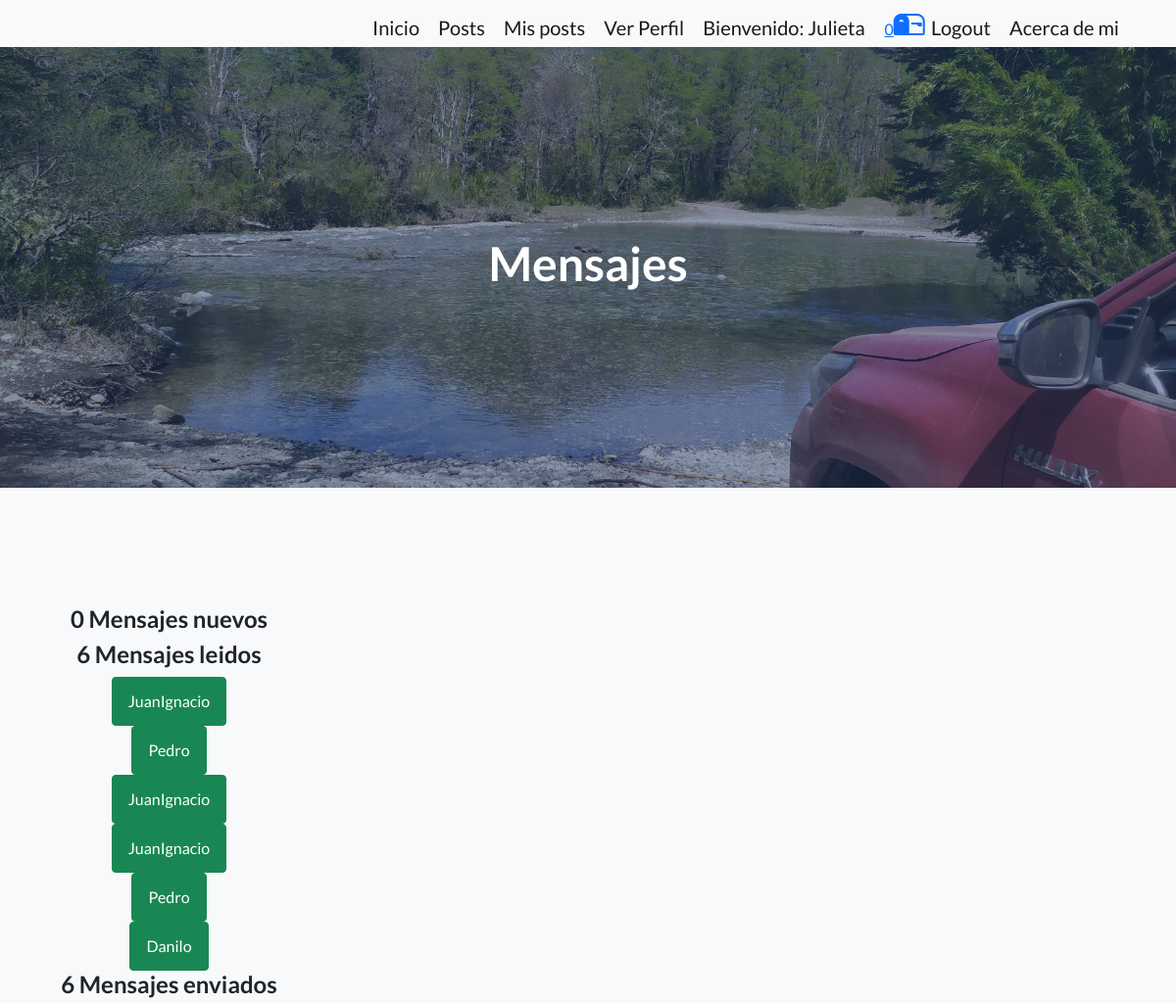
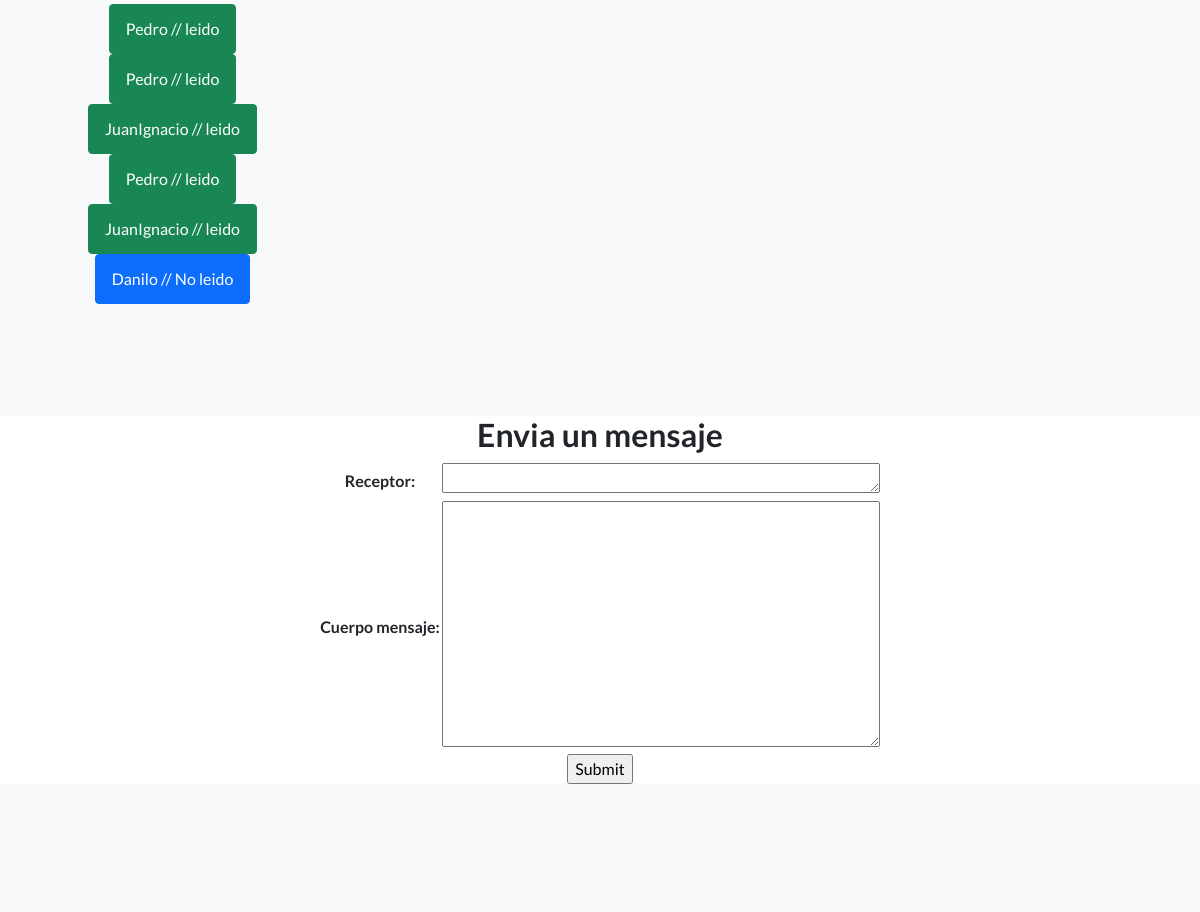
The app's page /AppUser/mensajeria/ (signed in) with its own data (2 pictures, top to bottom).
### AppUser/models.py (models this page shows, shortened)
class Mensajes(models.Model):
    emisor=models.CharField(max_length=30)
    receptor=models.CharField(max_length=30)
    cuerpo_mensaje=models.TextField(max_length=200)
    leido=models.BooleanField()

### AppUser/views.py (the view)
# urls.py: path('mensajeria/', mensajeria ,name='mensajeria'),
@login_required
def mensajeria(request):
    todosPost=Post.objects.order_by('-fechaModificacion')
    nuevo_mensaje=buscarmensaje(request)[0]
    mensajesAntiguos=buscarmensaje(request)[1]
    mensajesEnviados=buscarmensaje(request)[2]
    usuario=request.user
    if request.method=='POST':
        form=MensajeriaForm(request.POST)
        if form.is_valid():
            info=form.cleaned_data
            existe=User.objects.filter(username=info['receptor'])
            if len(existe)!=1:
                form=MensajeriaForm()
                return render (request,'mensajeria.html',{'mensajesEnviados':mensajesEnviados,'cantidad':len(buscarmensaje(request)[0]),'form':form,'avatar':obtener_avatar(request),'mensaje':'Usuario no existe','nuevo_mensaje':nuevo_mensaje})
            else:
                mensaje= Mensajes(emisor=usuario.username,receptor=info['receptor'],cuerpo_mensaje=info['cuerpo_mensaje'],leido=False)
                mensaje.save()
                return render (request,'inicio.html',{'todosPost':todosPost,'cantidad':len(buscarmensaje(request)[0]),'mensaje':'Mensaje enviado correctamente','avatar':obtener_avatar(request),'nuevo_mensaje':nuevo_mensaje})
        else:
            form=MensajeriaForm()
            return render (request,'mensajeria.html',{'mensajesEnviados':mensajesEnviados,'cantidad':len(buscarmensaje(request)[0]),'mensaje':'Fallo el envio del mensaje','avatar':obtener_avatar(request),'nuevo_mensaje':nuevo_mensaje})
    else:
        form=MensajeriaForm()
        return render (request,'mensajeria.html',{'mensajesEnviados':mensajesEnviados,'cantidad':len(buscarmensaje(request)[0]),'form':form,'avatar':obtener_avatar(request),'nuevo_mensaje':nuevo_mensaje,'mensajesAntiguos':mensajesAntiguos})

### AppUser/forms.py
class MensajeriaForm(forms.Form):
    receptor=forms.CharField(max_length=30,widget=forms.Textarea(attrs={"rows":"1",'cols':'50'}))
    cuerpo_mensaje=forms.CharField(max_length=200,widget=forms.Textarea(attrs={"rows":"10",'cols':'50'}))

### AppUser/views.py (called while the page is built)
def obtener_avatar(request):
    lista=Perfil.objects.filter(user=request.user)
    if len(lista)!=0:
        url_avatar=lista[0].imagen.url
    else:
        url_avatar='/media/avatars/avatar_defecto.jpg'
    return url_avatar

def buscarmensaje(request):
    nuevos_mensajes=[]
    mensajesAntiguos=[]
    usuario=request.user
    mensajes=Mensajes.objects.filter(receptor=usuario)
    mensajesEnviados=Mensajes.objects.filter(emisor=usuario)
    for item in mensajes:
        if not item.leido:
            nuevos_mensajes.append(item)
        else:
            mensajesAntiguos.append(item)
    return nuevos_mensajes,mensajesAntiguos,mensajesEnviados

### AppUser/Template/mensajeria.html (shortened to what this page needs)
{% extends "header.html" %}
{% load static %}
{% block Page_heading %}
    <h1>Mensajes</h1>
{% endblock %}
{% block columna_i %}
    <h4>{{ nuevo_mensaje|length }} Mensajes nuevos </h4>
    <h4>{{ mensajesAntiguos|length }} Mensajes leidos </h4>
    {% for item in mensajesAntiguos %}
    <div>
        <a class="btn btn-success" href="{% url 'leermensaje' item.id %}"> {{ item.emisor }}</a>
    </div>
    {% endfor %}
    <h4>{{ mensajesEnviados|length }} Mensajes enviados </h4>
    {% for item in mensajesEnviados %}
    <div>
        {% if item.leido %}
            <a class="btn btn-success" href="{% url 'vermensaje' item.id %}"> {{ item.receptor }} // leido</a>
        {% else %}
            <a class="btn btn-primary" href="{% url 'vermensaje' item.id %}"> {{ item.receptor }} // No leido</a>
        {% endif %}
    </div>
    {% endfor %}
{% endblock %}
{% block prepost %}
<h2>Envia un mensaje</h2>
<form action="{% url 'mensajeria' %}" method="POST">{% csrf_token %}
    <table>
        {{ form.as_table }}
    </table>
    <input type="submit",value="Enviar">
</form>
{% endblock %}

### AppUser/Template/header.html (shortened to what this page needs)
<!DOCTYPE html>
<html lang="en">
    <head>
        {% load static %}
        <link href="https://cdn.jsdelivr.net/npm/bootstrap-icons@1.5.0/font/bootstrap-icons.css" rel="stylesheet" type="text/css" />
        <link href="{% static 'css/styles.css' %}" rel="stylesheet" />
    </head>
    <body>
            <nav class="text-lg-end navbar-light bg-light static-top">
                <div class="container">
                    <a class="navbar-brand" href="{% url 'inicio' %}">Inicio</a>
                    <a class="navbar-brand" href="{% url 'todosPost' %}">Posts</a>
                    {% if user.is_authenticated %}
                    <a class="navbar-brand" href="{% url 'nuevoPost' %}">Mis posts</a>
                    <a class="navbar-brand" href="{% url 'verperfil' %}">Ver Perfil</a>
                    <a class="navbar-brand">Bienvenido: {{ user.username }} </a>
                    <a href="{% url 'mensajeria' %}">{{ cantidad }}<i  class="bi-mailbox2 fs-2"></i></a>
                    <a class="navbar-brand" href="{% url 'logout' %}">Logout</a>
                    {% else %}
                    <a class="navbar-brand" href="{% url 'registro' %}">Registro</a>
                    <a class="navbar-brand" href="{% url 'login' %}">Login</a>
                    {% endif %}
                    <a class="navbar-brand" href="{% url 'aboutMe' %}">Acerca de mi</a>
                </div>
            </nav>
        <header class="masthead">
            <div class="container position-relative">
                <div class="row justify-content-center">
                    <div class="col-auto">
                        <div class="text-center text-white">
                            {% block Page_heading %}
                            {% endblock %}
                        </div>
                    </div>
                </div>
            </div>
        </header>
        <section class="features-icons bg-light text-center">
            <div class="container">
                <div class="row">
                    <div class="col-lg-3">
                        {% block columna_i %}
                        {% endblock %}
                    </div>
                    <div class="col-lg-9">
                    </div>
                </div>
            </div>
        </section>
        <div class="container position-relative">
            <div class="row justify-content-center">
                <div class="col-auto">
                    <div class="text-center ">
                        {% block prepost %}
                        {% endblock %}
                    </div>
                </div>
            </div>
        </div>
        <footer class="footer bg-light">
        </footer>
    </body>
</html>

### records on screen
Mensajes: emisor "JuanIgnacio"
Mensajes: emisor "Pedro"
Mensajes: emisor "JuanIgnacio"
Mensajes: emisor "JuanIgnacio"
Mensajes: emisor "Pedro"
Mensajes: emisor "Danilo"
Mensajes: receptor "Pedro"
Mensajes: receptor "Pedro"
Mensajes: receptor "JuanIgnacio"
Mensajes: receptor "Pedro"
Mensajes: receptor "JuanIgnacio"
Mensajes: receptor "Danilo"

### other values on screen
{{ user.username }} "Julieta"
{{ cantidad }} "0"
{{ nuevo_mensaje|length }} "0"
{{ mensajesAntiguos|length }} "6"
{{ mensajesEnviados|length }} "6"
